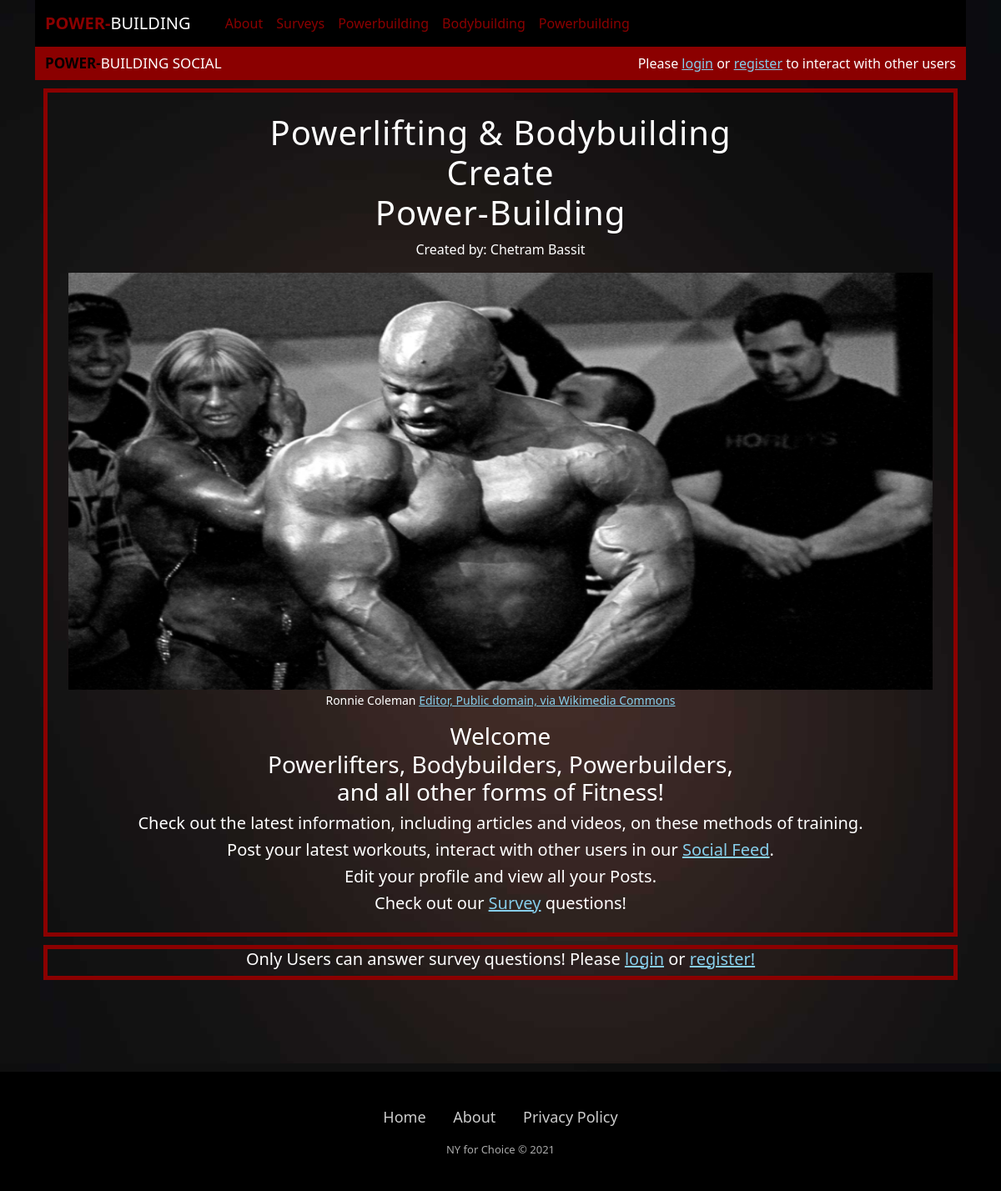
The app's page /, older data.
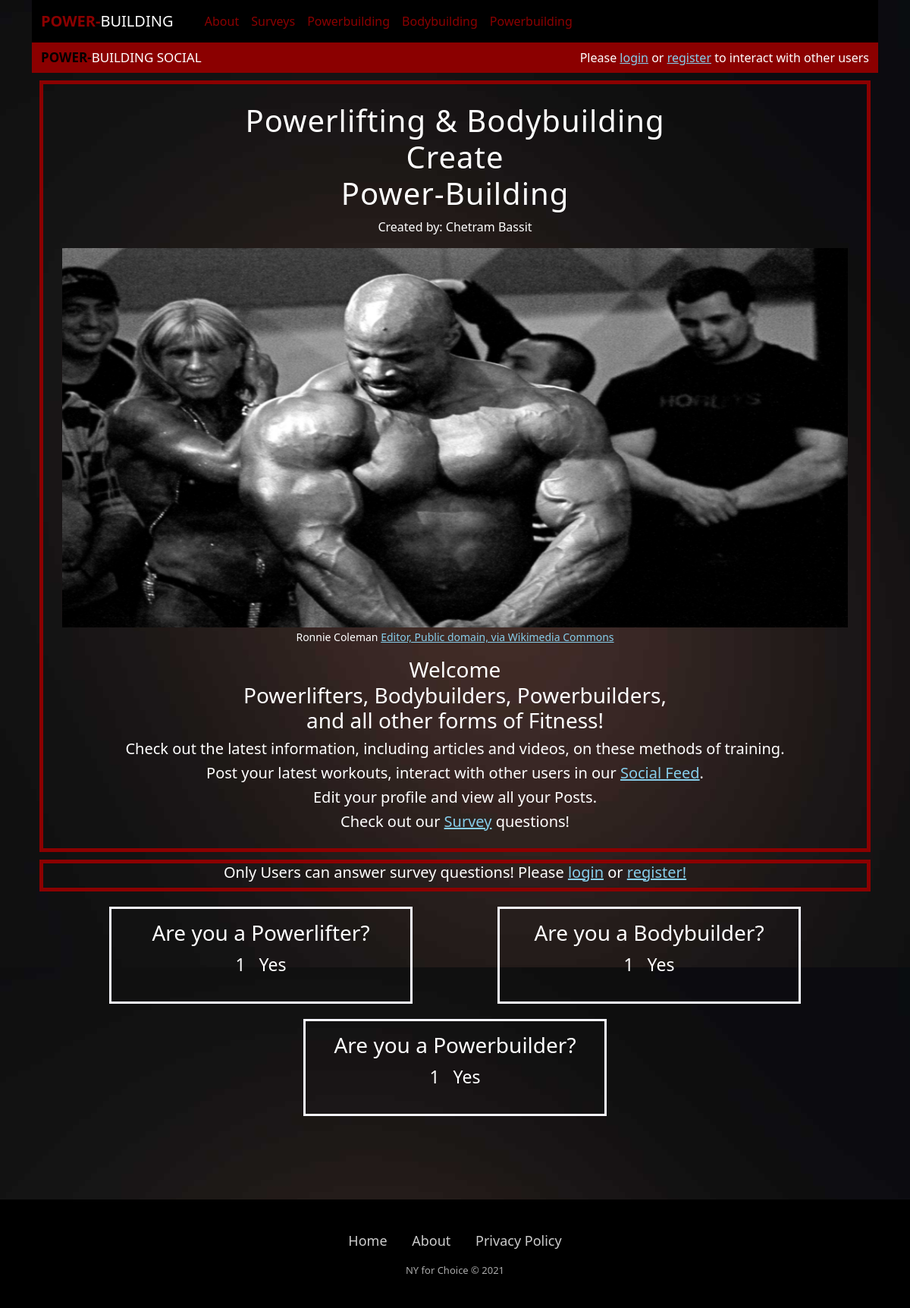
The same page, newer data.
### powerbuilding_information/models.py (models this page shows, shortened)
class Survey(models.Model):
	question = models.CharField(null=True, blank=True, max_length=255)
	extra_info = models.CharField(null=True, blank=True, max_length=1000)
	likes = models.ManyToManyField(User, blank=True ,related_name='likes')
	dislikes = models.ManyToManyField(User, blank=True ,related_name='dislikes')
	def num_likes(self):
		return self.likes.count()

### powerbuilding_information/views.py (the view)
# urls.py: path('', HomeView, name='home'),                    # using path function , '' empty string so it will be the landing page AKA home page,
def HomeView(request):                       # defining the homeview function .. this will literally be out home page
	survey = Survey.objects.all()
	return render(request, 'home.html', {'survey':survey})      # render gets an HTML template as a response .. we want to return this html template as the response

### powerbuilding_information/templates/home.html (shortened to what this page needs)
{% extends 'base.html' %}
{% load static %}
{% block content %}
<div class="flexbox-container1 desc animate-box ">
	<div class="flexbox-item-99">
		<br>
		<h1 class="main-header">Powerlifting & Bodybuilding <br> Create <br> Power-Building </h1> <p><span>Created by: Chetram Bassit</span></p>
		<img class="image" src="{% static 'powerbuilding/images/ronnie_coleman.png' %}">
		<div class="sourceone"><small class="">Ronnie Coleman <a target="_blank" href="https://commons.wikimedia.org/wiki/File:Ronnie_Coleman_8_x_Mr_Olympia_-_2009_-_6.png">Editor, Public domain, via Wikimedia Commons</a></small></div>
		<div class="header-info2">
			<h3>Welcome <br> Powerlifters, Bodybuilders, Powerbuilders, <br> and all other forms of Fitness!</h3>
			<h5>Check out the latest information, including articles and videos, on these methods of training.</h5>
			<h5>Post your latest workouts, interact with other users in our <a href="{% url 'post-list' %}">Social Feed</a>.</h5>
			<h5>Edit your profile and view all your Posts.</h5>
			<h5>Check out our <a href="{% url 'surveys' %}">Survey</a> questions!</h5>
		</div>
	</div>
</div>
{% if user.is_authenticated %}
	<div class="flexbox-container ">
		{% if survey.0 %}
			<div class="flexbox-item flexbox-item-121">
				<div class="header-info2">
					<h3>{{ survey.0.question }}</h3>
					<center>
		        <div class="flex space-x-8 font-medium text-gray-700 text-xl">
		          <form action="{%url 'likes' survey.0.id%}" method="POST" class="like-form0">
		            {%csrf_token%}
		            {%if user not in survey.0.likes.all %}
		              <button type="submit"  class="like-btn0 like-icon0" name="video_id" value="{{survey.0.id}}">
		                <span viewBox="0 0 20 20" width="24" height="24">
		                  Yes
		                </span>
		              </button>
		            {%else%}
		            	<button type="submit"  class="like-btn0 like-icon0 btn-success" name="video_id" value="{{survey.0.id}}" padding-bottom="10">
		                <span viewBox="0 0 20 20" width="24" height="24">
		                  Yes
		                </span>
		              </button>
		            {%endif%}
		            <span class="like_count" id="like_count0">{{survey.0.num_likes}}</span>
		          </form>
		      	</div>
		      </center>
		    </div>
			</div>
		{% endif %}
		{% if survey.1 %}
			<div class="flexbox-item flexbox-item-121">
				<div class="header-info2">
					<h3>{{ survey.1.question }}</h3>
					<center>
		        <div class="flex space-x-8 font-medium text-gray-700 text-xl">
		          <form action="{%url 'likes' survey.1.id%}" method="POST" class="like-form1">
		            {%csrf_token%}
		            {%if user not in survey.1.likes.all %}
		              <button type="submit"  class="like-btn1 like-icon1" name="video_id" value="{{survey.1.id}}">
		                <span viewBox="0 0 20 20" width="24" height="24">
		                  Yes
		                </span>
		              </button>
		            {%else%}
		            	<button type="submit"  class="like-btn1 like-icon1 btn-success" name="video_id" value="{{survey.1.id}}">
		                <span viewBox="0 0 20 20" width="24" height="24">
		                  Yes
		                </span>
		              </button>
		            {%endif%}
		            <span class="like_count" id="like_count1">{{survey.1.num_likes}}</span>
		          </form>
		      	</div>
		      </center>
		    </div>
			</div>
		{% endif %}
		{% if survey.2 %}
			<div class="flexbox-item flexbox-item-121">
				<div class="header-info2">
					<h3>{{ survey.2.question }}</h3>
					<center>
		        <div class="flex space-x-8 font-medium text-gray-700 text-xl">
		          <form action="{%url 'likes' survey.2.id%}" method="POST" class="like-form2">
		            {%csrf_token%}
		            {%if user not in survey.2.likes.all %}
		              <button type="submit"  class="like-btn2 like-icon2" name="video_id" value="{{survey.2.id}}">
		                <span viewBox="0 0 20 20" width="24" height="24">
		                  Yes
		                </span>
		              </button>
		            {%else%}
		            	<button type="submit"  class="like-btn2 like-icon2 btn-success" name="video_id" value="{{survey.2.id}}">
		                <span viewBox="0 0 20 20" width="24" height="24">
		                  Yes
		                </span>
		              </button>
		            {%endif%}
		            <span class="like_count" id="like_count2">{{survey.2.num_likes}}</span>
		          </form>
		      	</div>
		      </center>
		    </div>
		  </div>
		{% endif %}
		{% if survey.3 %}
			<div class="flexbox-item flexbox-item-121">
				<div class="header-info2">
					<h3>{{ survey.3.question }}</h3>
					<center>
		        <div class="flex space-x-8 font-medium text-gray-700 text-xl">
		          <form action="{%url 'likes' survey.3.id%}" method="POST" class="like-form3">
		            {%csrf_token%}
		            {%if user not in survey.3.likes.all %}
		              <button type="submit"  class="like-btn3 like-icon3" name="video_id" value="{{survey.3.id}}">
		                <span viewBox="0 0 20 20" width="24" height="24">
		                  Yes
		                </span>
		              </button>
		            {%else%}
		            	<button type="submit"  class="like-btn3 like-icon3 btn-success" name="video_id" value="{{survey.3.id}}">
		                <span viewBox="0 0 20 20" width="24" height="24">
		                  Yes
		                </span>
		              </button>
		            {%endif%}
		            <span class="like_count" id="like_count3">{{survey.3.num_likes}}</span>
		          </form>
		      	</div>
		      </center>
		    </div>
		  </div>
		{% endif %}
	</div>
{% else %}
	<div class=""><div class="flexbox-item-99"><h5>Only Users can answer survey questions! Please <a href="{% url 'login' %}">login</a> or <a href="{% url 'register' %}">register!</a></h5></div></div>
	<div class="flexbox-container">
		{% if survey.0 %}
			<div class="flexbox-item flexbox-item-121">
				<div class="header-info2">
					<h3>{{ survey.0.question }}</h3>
					<center>
		        <div class="flex space-x-8 font-medium text-gray-700 text-xl">
		        	<p>{{ survey.0.num_likes }} &nbsp; Yes</p>
		      	</div>
		      </center>
		    </div>
			</div>
		{% endif %}
		{% if survey.1 %}
			<div class="flexbox-item flexbox-item-121">
				<div class="header-info2">
					<h3>{{ survey.1.question }}</h3>
					<center>
		        <div class="flex space-x-8 font-medium text-gray-700 text-xl">
		        	<p>{{ survey.1.num_likes }} &nbsp; Yes</p>
		      	</div>
		      </center>
		    </div>
			</div>
		{% endif %}
		{% if survey.2 %}
			<div class="flexbox-item flexbox-item-121">
				<div class="header-info2">
					<h3>{{ survey.2.question }}</h3>
					<center>
		        <div class="flex space-x-8 font-medium text-gray-700 text-xl">
		          <p>{{ survey.2.num_likes }} &nbsp; Yes</p>
		      	</div>
		      </center>
		    </div>
		  </div>
		{% endif %}
	</div>
{% endif %}
{% endblock %}

### powerbuilding_information/templates/base.html (shortened to what this page needs)
{% load static %}
<!doctype html>
<html lang="en">
  <head>
    <link rel="stylesheet" href="https://use.fontawesome.com/releases/v5.8.2/css/all.css">
    <link href="https://cdn.jsdelivr.net/npm/bootstrap@5.1.3/dist/css/bootstrap.min.css" rel="stylesheet">
    <link rel="stylesheet" href="/static/powerbuilding/images">
    <link rel="stylesheet" href="/static/powerbuilding/css/style.css">
    <link rel="stylesheet" href="/static/powerbuilding_information/css/style.css">
    <link rel="stylesheet" href="/static/powerbuilding_information/css/animate.css">
    <link rel="stylesheet" href="/static/powerbuilding_information/css/superfish.css">
    <link rel="stylesheet" href="https://cdnjs.cloudflare.com/ajax/libs/ionicons/2.0.1/css/ionicons.min.css">
  </head>
  <body style="background-image: url(/static/powerbuilding_information/images/home-image-5.jpg);">
    <div class="container">
      {% include 'navbar.html' %}
      {% block content %}
      {% endblock %}
    </div>
    <div class="footer-basic">
      <footer>
          <ul class="list-inline">
              <li class="list-inline-item"><a href="{% url 'home' %}">Home</a></li>
              <li class="list-inline-item"><a href="{ url 'about' %}">About</a></li>
              <li class="list-inline-item"><a href="#">Privacy Policy</a></li>
          </ul>
          <p class="copyright">NY for Choice © 2021</p>
      </footer>
    </div>
  </body>
</html>

### powerbuilding_information/templates/navbar.html (shortened to what this page needs)
{% load custom_tags %}
<nav class="navbar navbar-expand-lg navbar-light" style="background-color: black;">
  <div class="container-fluid">
    <a style="text-decoration: none;" href="{% url 'home' %}"><h4 id="fh5co-logo"><b style="color: darkred;">Power-</b><span style="color: white;">Building</span></h4></a>  &nbsp;&nbsp; &nbsp;&nbsp; &nbsp;&nbsp;
    <div class="collapse navbar-collapse" id="navbarSupportedContent">
      <ul class="navbar-nav me-auto mb-2 mb-lg-0 top-nav-bar">
        <li class="nav-item">
          <a class="nav-link" href="{% url 'about' %}">About</a>
        </li>
        <li class="nav-item">
          <a class="nav-link" href="{% url 'surveys' %}">Surveys</a>
        </li>
        <li class="nav-item">
          <a class="nav-link" href="{% url 'powerbuilding' %}">Powerbuilding</a>
        </li>
        <li class="nav-item">
          <a class="nav-link" href="{% url 'bodybuilding' %}">Bodybuilding</a>
        </li>
        <li class="nav-item">
          <a class="nav-link" href="{% url 'powerbuilding' %}">Powerbuilding</a>
        </li>
      </ul>
    </div>
  </div>
</nav>
<nav class="navbar navbar-expand-lg navbar-light" style="background-color: darkred;">
  <div class="container-fluid">
  <a style="text-decoration: none;" href="{% url 'post-list' %}"><h6 id="fh5co-logo1"><b style="color: black;">Power-</b><span style="color: white;">Building Social</span></h6></a> &nbsp;&nbsp;&nbsp;
    <div class="collapse navbar-collapse" id="navbarTogglerDemo03" stroke="darkred">
      {% if user.is_authenticated %}
        <form class="d-flex" method="GET" action="{% url 'profile-search' %}">
          <div class="input-group">
            <input type="text" class="form-control" placeholder="Username" aria-label="Username" aria-describedby="basic-addon1" name="query" value="{{ request.GET.query }}">
            <button class="remove-default-btn" type="submit"><i class="fas fa-search"></i></button>
          </div>
        </form>
        <div class="nav-item dropdown">
          <!-- <ul class="dropdown-menu">
            <li><a class="dropdown-item" href="{url 'user_profile' request.user.profile.pk %}">Profile</a></li>
            <li><a class="dropdown-item" href="{url 'account_logout' %}">Sign Out</a></li>
          </ul> -->
        </div>
        <div class="nav-item inbox-icon-container">
          <a class="inbox-icon" href="{% url 'explore' %}">#</a>
          <a href="{% url 'inbox' %}" class="inbox-icon"><i class="far fa-paper-plane"></i></a>
        </div>
        <div class="nav-item mr-lg-3">
      {% else %}
        <h7>Please <a href="{% url 'login' %}">login</a> or <a href="{% url 'register' %}">register</a> to interact with other users</h7>
      {% endif %}
    </div>
  </div>
</nav>

### static/powerbuilding/css/style.css (style rules this page uses)
* *::after, *::before { margin: 0; padding: 0; box-sizing: border-box; list-style: none; text-decoration: none; color: none; }
.main-header { color: #fff; font-size: 40px; font-weight: 300; letter-spacing: 1px; }
.fa-thumbs-down, .fa-thumbs-up, { color: black; }
.container { min-height: 850px; color: white; }
.top-nav-bar .nav-item .nav-link { color: darkred; }
.container a:not(.jumpinglink) { color: skyblue; }
.flexbox-item-99 { border: 5px solid darkred; text-align: center; margin: 10px; }
.image { width: 100%; height: 500px; padding: 0px 25px 0px 25px; }
.sourceone { padding: 0px 25px 0px 25px; }
.flexbox-container { display: flex; flex-wrap: wrap; justify-content: space-evenly; align-items: flex-start; align-content: center; bottom: 10%; }
.flexbox-item { width: 400px; margin: 10px; border: 3px solid #F8F8FF; }
.flexbox-container p, .flexbox-container ul { font-size: 23px; font-weight: 500; }
.flexbox-container h1, .flexbox-item h4, .flexbox-item h5, .flexbox-item h3, .flexbox-item h2, .tableofcontents, .survey_header, .top_main_header { text-align: center; }
.header-info2 { padding: 15px; }
.stroke, { color: darkred; }
.footer-basic { width: 100%; margin-top: 100px; padding:40px 0; background-color:#ffffff; color:#4b4c4d; bottom:0; left:0; right:0; }
.footer-basic ul { padding:0; list-style:none; text-align:center; font-size:18px; line-height:1.6; margin-bottom:0; }
.footer-basic li { padding:0 10px; }
.footer-basic ul a { color:inherit; text-decoration:none; opacity:0.8; }
.footer-basic .copyright { margin-top:15px; text-align:center; font-size:13px; color:#aaa; margin-bottom:0; }
.footer-basic { background-color: black; }
.footer-basic .list-inline, .social { color: white; }

### static/powerbuilding_information/css/style.css (style rules this page uses)
#fh5co-logo { z-index: 2; font-size: 20px; text-transform: uppercase; font-weight: 900; float: left; margin-bottom: 0; margin-top: 0; }
#fh5co-logo span { padding: 0; margin: 0; font-weight: 100; }
#fh5co-logo1 { z-index: 2; font-size: 17px; text-transform: uppercase; font-weight: 900; float: left; margin-bottom: 0; margin-top: 0; }
#fh5co-logo1 span { padding: 0; margin: 0; font-weight: 100; }

Row changes from the older to the newer data that the page shows:
added Survey: question "Are you a Powerlifter?", id "1"
added Survey: question "Are you a Bodybuilder?", id "1"
added Survey: question "Are you a Powerbuilder?", id "1"
Text that changed along with them:
text now shown: "Yes Yes Yes"
